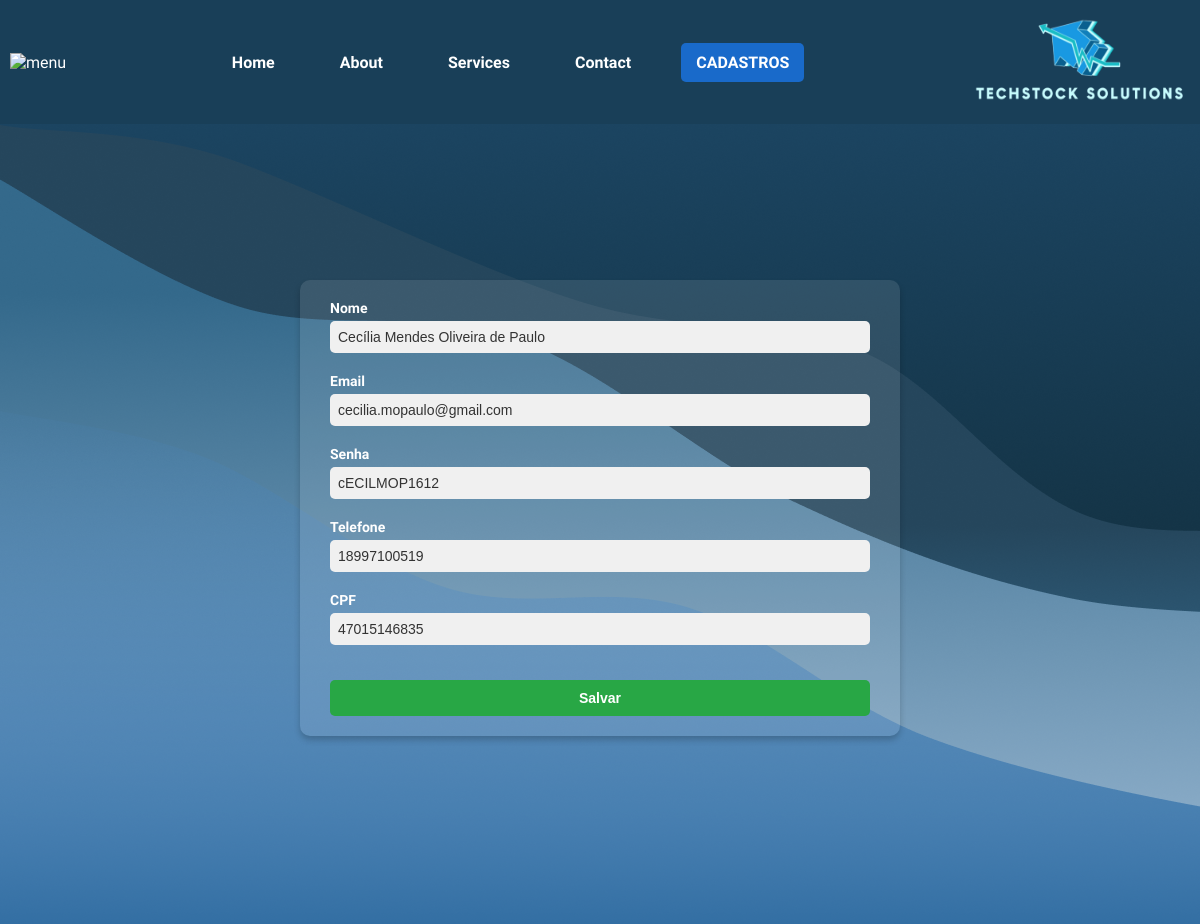
The app's page /editar_funcionario/2 with its own data.
### models.py (models this page shows, shortened)
class Funcionario(Base):
    __tablename__ = 'funcionarios'
    id_funcionario = Column(Integer, primary_key=True)
    nome = Column(String(255))
    email = Column(String(255), unique=True, nullable=False)
    senha = Column(String(150), unique=True)
    telefone = Column(Integer, unique=True, nullable=False)
    status_funcionario = Column(String(255))
    cpf = Column(String(255), unique=True, nullable=False)
    data_registro = Column(String(255))
    movimentacoes = relationship('Movimentacao', back_populates="funcionario")

### app.py (the view, shortened to what this page needs)
@app.route('/editar_funcionario/<int:id_p>', methods=['GET', 'POST'])
def editar_funcionario(id_p):
    funcionario = db_session.execute(select(Funcionario).where(Funcionario.id_funcionario == id_p)).scalar()
    return render_template('editar_funcionario.html', funcionarios=funcionario)

### templates/editar_funcionario.html
{% extends 'home.html' %}
{% block conteudo %}
<div class="formeditar">
    <form action="{{ url_for('editar_funcionario', id_p=1) }}" method="POST">
        <label>Nome</label>
        <label>
            <input type="text" name="form_nome" value="{{ funcionarios.nome }}" required>
        </label>
        <label>Email</label>
        <label>
            <input type="text" name="form_email" value="{{ funcionarios.email }}" required>
        </label>
        <label>Senha</label>
        <label>
            <input type="text" name="form_senha" value="{{ funcionarios.senha }}" required>
        </label>
        <label>Telefone</label>
        <label>
            <input type="number" name="form_telefone" value="{{ funcionarios.telefone }}" required>
        </label>
        <label>CPF</label>
        <label>
            <input type="number" name="form_cpf" value="{{ funcionarios.cpf }}" required>
        </label>
        <button class="btn btn-success">Salvar</button>
    </form>
</div>
{% endblock conteudo %}

### static/home.css (style rules this page uses)
* { margin: 0; padding: 0; box-sizing: border-box; }
body { font-family: 'Lexend', sans-serif; background-color: #f5f5f5; overflow: hidden; }
body { font-family: 'Lexend', sans-serif; color: #fff; margin: 0; }
.formeditar { background-color: rgba(255, 255, 255, 0.1); border-radius: 10px; padding: 20px 30px; box-shadow: 0 4px 6px rgba(0, 0, 0, 0.2); max-width: 600px; width: 100%; position: absolute; top: 55%; left: 50%; transform: translate(-50%, -50%); }
.formeditar label { font-size: 14px; font-weight: bold; color: white; display: block; margin-bottom: 5px; }
.formeditar input[type="text"], .formeditar input[type="number"], .formeditar input[type="date"], .formeditar textarea { width: 100%; padding: 8px; margin-bottom: 15px; border: none; border-radius: 5px; outline: none; font-size: 14px; background-color: #f0f0f0; color: #333; }
.formeditar button { margin-top: 15px; padding: 10px 15px; font-size: 14px; font-weight: bold; color: white; background-color: #28a745; border: none; border-radius: 5px; cursor: pointer; transition: background-color 0.3s ease; width: 100%; }

### records on screen
Funcionario: form_nome "Cecília Mendes Oliveira de Paulo", form_email "cecilia.mopaulo@gmail.com", form_senha "cECILMOP1612", form_telefone "18997100519", form_cpf "47015146835"
